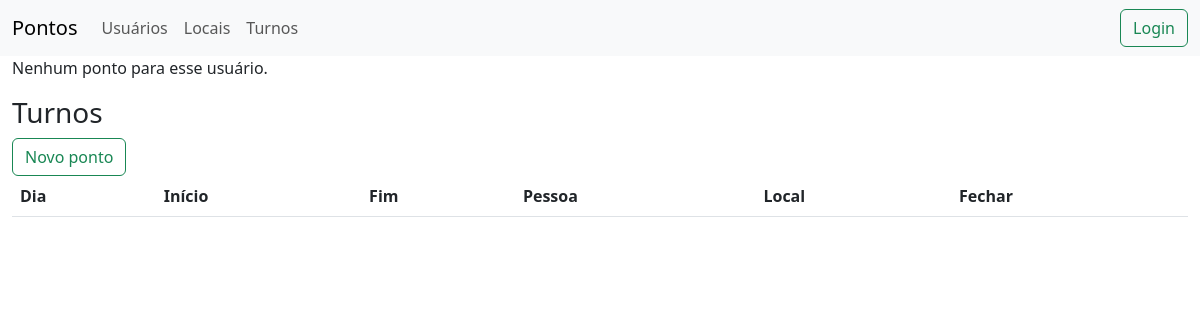
Page /shifts/ on the earlier database version.
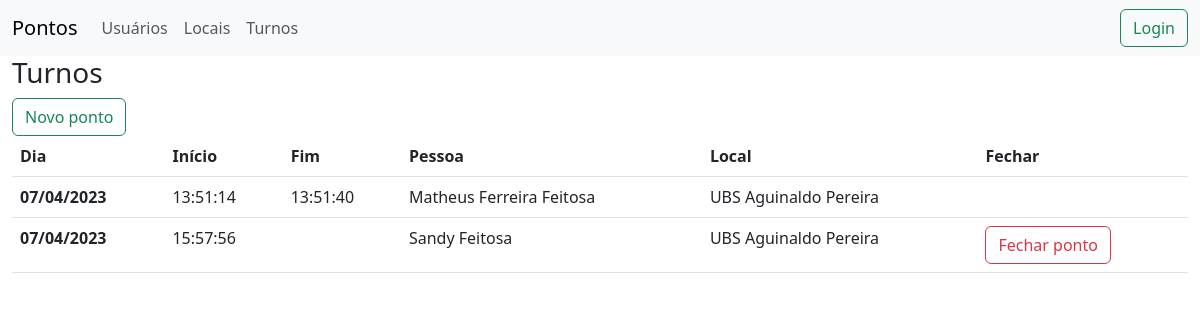
Same page on the later database version.
### shifts/models.py (models this page shows, shortened)
class Shift(models.Model):
    id = models.UUIDField(
        default=uuid.uuid4, unique=True, editable=False, primary_key=True
    )
    owner_profile = models.ForeignKey(
        Profile, verbose_name="Perfil do usuário", on_delete=models.PROTECT, null=True
    )
    workplace = models.ForeignKey(
        Workplace,
        on_delete=models.PROTECT,
        null=False,
        verbose_name="Local de trabalho",
    )
    begin = models.DateTimeField(auto_now_add=True,
                                 verbose_name="Início", editable=False
                                 )
    end = models.DateTimeField(
        default=None, auto_now=False, auto_now_add=False, verbose_name="Fim", null=True, blank=True
    )
    begin_position = models.CharField(
        max_length=200, verbose_name="Posição no início")
    end_position = models.CharField(
        max_length=200, verbose_name="Posição no fim", blank=True)
    begin_photo = models.ImageField(
        upload_to="static/shift_photos", verbose_name="Foto de entrada", blank=True, null=True
    )
    end_photo = models.ImageField(
        upload_to="static/shift_photos", verbose_name="Foto de saída", blank=True, null=True
    )
    is_open = models.BooleanField(
        default=True, verbose_name="Ponto está em aberto?")

### profiles/models.py (models this page shows, shortened)
class Profile(models.Model):
    user = models.OneToOneField(
        User, on_delete=models.CASCADE,
        null=True,
        blank=True,
        verbose_name='Usuário',
    )
    id = models.UUIDField(
        default=uuid.uuid4,
        unique=True,
        primary_key=True,
        editable=False,
    )
    full_name = models.CharField(
        max_length=200,
        verbose_name='Nome completo',
    )
    cpf = models.CharField(
        max_length=11,
        editable=False,
        verbose_name='CPF',
    )
    crm_number = models.CharField(
        max_length=20,
        verbose_name='Número do CRM',
    )
    crm_state = models.CharField(
        max_length=2,
        choices=STATE_CHOICES,
        verbose_name='Estado do CRM',
    )
    created = models.DateTimeField(
        auto_now_add=True,
        editable=False,
        verbose_name='Data de criação',
    )

### workplaces/models.py (models this page shows, shortened)
class Workplace(models.Model):
    id = models.UUIDField(
        default=uuid.uuid4, unique=True, editable=False, primary_key=True
    )
    owner_profile = models.ForeignKey(
        Profile, verbose_name="Perfil do usuário", on_delete=models.SET_NULL, null=True
    )
    name = models.CharField(verbose_name='Nome do local', max_length=200)
    team = models.CharField(verbose_name='Equipe', max_length=200)
    address = models.CharField(verbose_name='Endereço', max_length=200)
    location = models.CharField(verbose_name='Localização', max_length=200)
    turn_size_hours = models.IntegerField(verbose_name='Horas diárias')
    hour_price = models.DecimalField(verbose_name='Preço por hora',
                                     max_digits=6, decimal_places=2, default=Decimal("0.00")
                                     )

### shifts/views.py (the view)
# urls.py: path("", views.shifts, name="shifts"),
def shifts(request):
    shifts = Shift.objects.order_by('begin')
    return render(request, 'shifts/list.html', {'shifts': shifts})

### templates/shifts/list.html (shortened to what this page needs)
{% extends "base.html" %}
{% block content %}
{% if shifts|length == 0 %}
<p>Nenhum ponto para esse usuário.</p>
{% endif %}
<h3>Turnos</h3>
<a href="{% url 'create_shift' %}"
    class="btn btn-outline-success">Novo ponto</a>
<table class="table">
    <thead>
        <tr>
            <th scope="col">Dia</th>
            <th scope="col">Início</th>
            <th scope="col">Fim</th>
            <th scope="col">Pessoa</th>
            <th scope="col">Local</th>
            <th scope="col">Fechar</th>
        </tr>
    </thead>
    <tbody>
        {% for shift in shifts %}
        <tr class="bg-{% if shift.is_open %}danger{% else %}success{% endif %}-subtle">
            <th>{{shift.begin|date:"d/m/Y"}}</th>
            <td>{{shift.begin|date:"H:i:s"}}</td>
            <td>{{shift.end|date:"H:i:s"}}</td>
            <td>{{shift.owner_profile.full_name}}</td>
            <td>{{shift.workplace.name}}</td>
            <td>
                {% if shift.is_open %}
                <form action="{% url 'close_shift_id' shift.id %}"
                    method="post">
                    <button type="submit"
                        class="btn btn-outline-danger">Fechar ponto
                    </button>
                </form>
                {% endif %}
            </td>
        </tr>
        {% endfor %}
    </tbody>
</table>
{% endblock content %}

### templates/base.html (shortened to what this page needs)
<!DOCTYPE html>
<html lang="pt">
<head>
  <link href="https://cdn.jsdelivr.net/npm/bootstrap@5.3.0-alpha3/dist/css/bootstrap.min.css"
    rel="stylesheet"
>
  <link rel="stylesheet"
    href="https://cdn.jsdelivr.net/npm/bootstrap-icons@1.10.4/font/bootstrap-icons.css">
</head>
<body>
  {% include "navbar.html" %}
  <div class="container-fluid">
    {% block content %} {% endblock%}
  </div>
</body>
</html>

### templates/navbar.html
<nav class="navbar navbar-expand navbar-light bg-light">
    <div class="container-fluid">
        <a class="navbar-brand"
            href="#">Pontos
        </a>
        <ul class="navbar-nav me-auto">
            <li class="nav-item">
                <a class="nav-link"
                    aria-current="page"
                    href="{% url 'profiles' %}">Usuários</a>
            </li>
            <li class="nav-item">
                <a class="nav-link"
                    href="{% url 'workplaces' %}">Locais</a>
            </li>
            <li class="nav-item">
                <a class="nav-link"
                    href="{% url 'shifts' %}">Turnos</a>
            </li>
        </ul>
        {% if user.is_authenticated %}
        <a href="{% url 'logout' %}"
            class="btn btn-outline-danger"
            type="submit">Logout</a>
        {% else %}
        <a href="{% url 'login' %}"
            class="btn btn-outline-success"
            type="submit">Login</a>
        {% endif %}
    </div>
</nav>

Differences in the rows shown:
added Shift: begin "07/04/2023", begin "13:51:14", end "13:51:40", owner_profile.full_name "Matheus Ferreira Feitosa", workplace.name "UBS Aguinaldo Pereira", is_open False (drawn)
added Shift: begin "07/04/2023", begin "15:57:56", owner_profile.full_name "Sandy Feitosa", workplace.name "UBS Aguinaldo Pereira", is_open "Fechar ponto"
Other differences:
text no longer shown: "Nenhum ponto para esse usuário."
